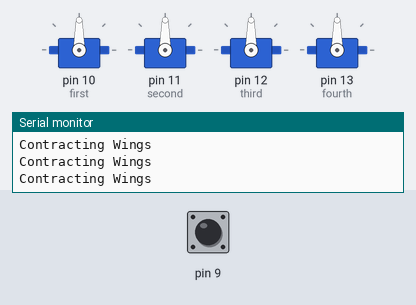
Simulated run of this sketch. Board: Arduino Uno, built with avr-gcc and run on an emulated ATmega328P. Shown: 4 × servo, the last lines printed to the serial monitor. The test bench sets the inputs (shaded band); at power-on: pin 9 HIGH.

Above: at 1.2 s.
1.3 s: pin 9 pulled LOW for 0.15 s
At 2.6 s:
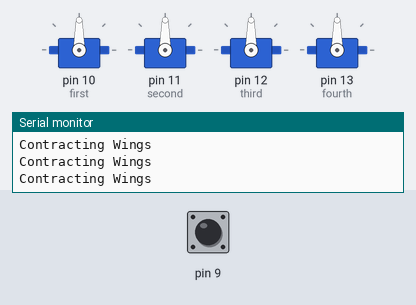
2.9 s: pin 9 pulled LOW for 1 s
At 3.7 s:
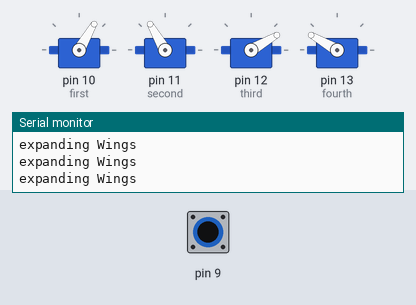
5.4 s: pin 9 pulled LOW for 3.2 s
At 8.65 s:
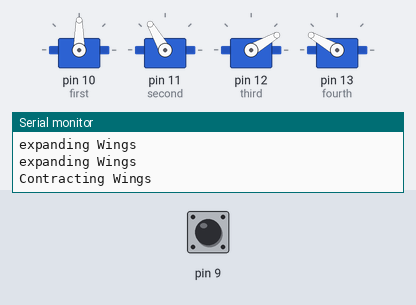
Timing chart, 0 to 10.2 s (numbered marks = the images above; inputs shaded):
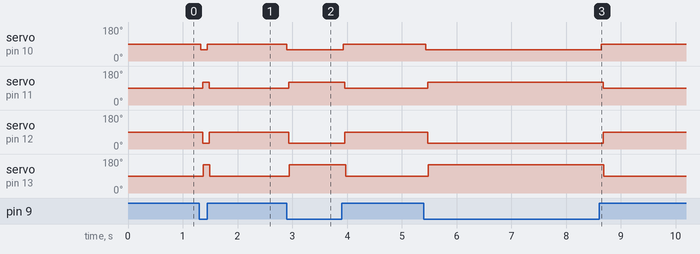

Measured:
- after the input at 1.3 s, servo on pin 10 (first): 90° → 60° at once, → 90° 0.12 s later; servo on pin 11 (second): 90° → 120° after 0.06 s, → 90° 0.12 s later; servo on pin 12 (third): 90° → 30° after 0.06 s, → 90° 0.12 s later; servo on pin 13 (fourth): 90° → 150° after 0.08 s, → 90° 0.12 s later
- after the input at 2.9 s, servo on pin 10 (first): 90° → 60° at once, → 90° 1.0 s later; servo on pin 11 (second): 90° → 120° at once, → 90° 1.0 s later; servo on pin 12 (third): 90° → 30° at once, → 90° 1.0 s later; servo on pin 13 (fourth): 90° → 150° after 0.05 s, → 90° 1.0 s later
- after the input at 5.4 s, servo on pin 10 (first): 90° → 60° at once, → 90° 3.2 s later; servo on pin 11 (second): 90° → 120° after 0.07 s, → 90° 3.2 s later; servo on pin 12 (third): 90° → 30° after 0.07 s, → 90° 3.2 s later; servo on pin 13 (fourth): 90° → 150° after 0.09 s, → 90° 3.2 s later

The sketch:

megaservo.ino
```cpp
#include <Servo.h>

Servo first;  // create servo object to control a servo
Servo second;
Servo third;
Servo fourth;
void setup() {
  Serial.begin(9600);
  first.attach(10);  // attaches the servo on to the servo objects
  second.attach(11);
  third.attach(12);
  fourth.attach(13);
  contractWings();
  pinMode(9,INPUT_PULLUP);
  Serial.println("starting");
 }

void loop() {
  int val = digitalRead(9);
  //Serial.println(val);
  if (val==HIGH){

    //Default it is high, so if I get a HIGH input from the esp32, i should set the wings to 90 degrees
    contractWings();

  }
  else{
    // If its a low reading, I should open up the wings
    expandWings();

  }

}
void contractWings(){
  //The initial set is where each feather is at the 90 degreee angel, so set each one as such
  Serial.println("Contracting Wings");
  first.write(90);
  delay(15);
  second.write(90);
  delay(15);
  third.write(90);
  delay(15);
  fourth.write(90);
  delay(15);
}
void expandWings(){
  //The open set is where each expands 30 degrees to left/right incremently
  Serial.println("expanding Wings");
  first.write(60);
  delay(15);
  second.write(120);
  delay(15);
  third.write(30);
  delay(15);
  fourth.write(150);
  delay(15);

}
```
